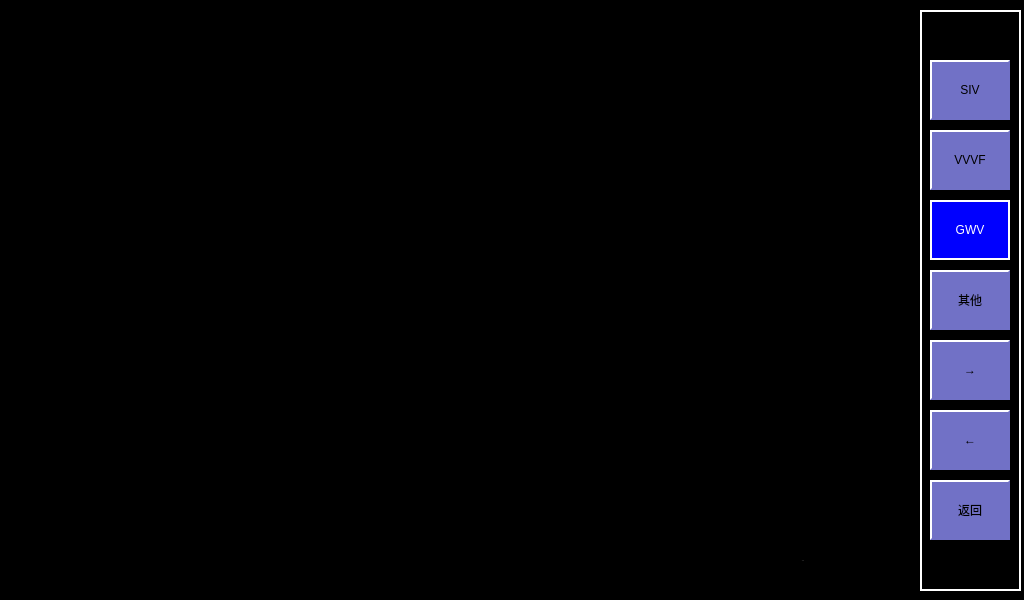
<?xml version="1.0" encoding="UTF-8"?>
<ui version="4.0">
 <class>BcuParameters</class>
 <widget class="QWidget" name="BcuParameters">
  <property name="geometry">
   <rect>
    <x>0</x>
    <y>0</y>
    <width>1024</width>
    <height>600</height>
   </rect>
  </property>
  <property name="windowTitle">
   <string>Form</string>
  </property>
  <property name="styleSheet">
   <string notr="true">QLabel
{
	color: white;
	border: 2px groove, gray;
    border-color: gray;
	font: 18px, &quot;微软雅黑&quot;;
}

QWidget
{
	background-color: black;
}

QPushButton
{
	font: 18px, &quot;微软雅黑&quot;;
    color: black;
	background-color: rgb(113, 113, 198);
	border:2px solid white; 
    border-right-color: rgb(113, 113, 198); 
    border-bottom-color: rgb(113, 113, 198);
}

QPushButton:disabled
{
	font: 18px, &quot;微软雅黑&quot;;
    color: white;
	background-color: rgb(113, 113, 198);
	border:2px solid white; 
    border-right-color: rgb(113, 113, 198); 
    border-bottom-color: rgb(113, 113, 198);
}</string>
  </property>
  <widget class="QPushButton" name="btnDcu">
   <property name="geometry">
    <rect>
     <x>930</x>
     <y>130</y>
     <width>80</width>
     <height>60</height>
    </rect>
   </property>
   <property name="text">
    <string>VVVF</string>
   </property>
  </widget>
  <widget class="QPushButton" name="btnBcu">
   <property name="geometry">
    <rect>
     <x>930</x>
     <y>200</y>
     <width>80</width>
     <height>60</height>
    </rect>
   </property>
   <property name="styleSheet">
    <string notr="true">QPushButton
{
	font: 18px, &quot;微软雅黑&quot;;
    color: white;
	background-color: rgb(0, 0, 255); 
	border:2px solid white; 
	border-left-color: qlineargradient(x1: 0, y1: 0, x2: 1, y2: 0, 
                        stop: 0 gray, stop: 1 black); 			border-top-color: qlineargradient(x1: 0, y1: 0, x2: 0, 										y2: 1, stop: 0 gray, stop: 1 black);
  border-right-color: white; border-bottom-color: white;
}</string>
   </property>
   <property name="text">
    <string>GWV</string>
   </property>
  </widget>
  <widget class="QPushButton" name="btnBack">
   <property name="geometry">
    <rect>
     <x>930</x>
     <y>480</y>
     <width>80</width>
     <height>60</height>
    </rect>
   </property>
   <property name="styleSheet">
    <string notr="true">QPushButton
{
	font: 18px, &quot;微软雅黑&quot;;
    color: black;
	background-color: rgb(113, 113, 198);
	border:2px solid white; 
    border-right-color: rgb(113, 113, 198); 
    border-bottom-color: rgb(113, 113, 198);
}

QPushButton:disabled
{
	font: 18px, &quot;微软雅黑&quot;;
    color: white;
	background-color: rgb(113, 113, 198);
	border:2px solid white; 
    border-right-color: rgb(113, 113, 198); 
    border-bottom-color: rgb(113, 113, 198);
}

QPushButton:pressed
{
	font: 18px, &quot;微软雅黑&quot;;
    color: white;
	background-color: rgb(0, 0, 255); 
	border:2px solid white; 
	border-left-color: qlineargradient(x1: 0, y1: 0, x2: 1, y2: 0, 
                        stop: 0 gray, stop: 1 black); 			border-top-color: qlineargradient(x1: 0, y1: 0, x2: 0, 										y2: 1, stop: 0 gray, stop: 1 black);
  border-right-color: white; border-bottom-color: white;
}</string>
   </property>
   <property name="text">
    <string>返回</string>
   </property>
  </widget>
  <widget class="QPushButton" name="btnOthers">
   <property name="geometry">
    <rect>
     <x>930</x>
     <y>270</y>
     <width>80</width>
     <height>60</height>
    </rect>
   </property>
   <property name="text">
    <string>其他</string>
   </property>
  </widget>
  <widget class="QLabel" name="label_2">
   <property name="geometry">
    <rect>
     <x>920</x>
     <y>10</y>
     <width>101</width>
     <height>581</height>
    </rect>
   </property>
   <property name="font">
    <font>
     <family>,微软雅黑</family>
     <pointsize>-1</pointsize>
     <weight>50</weight>
     <italic>false</italic>
     <bold>false</bold>
    </font>
   </property>
   <property name="layoutDirection">
    <enum>Qt::LeftToRight</enum>
   </property>
   <property name="styleSheet">
    <string notr="true">border: 2px solid white;</string>
   </property>
   <property name="text">
    <string/>
   </property>
   <property name="alignment">
    <set>Qt::AlignCenter</set>
   </property>
  </widget>
  <widget class="QPushButton" name="btnUp">
   <property name="geometry">
    <rect>
     <x>930</x>
     <y>340</y>
     <width>80</width>
     <height>60</height>
    </rect>
   </property>
   <property name="styleSheet">
    <string notr="true">QPushButton
{
	font: 33px, &quot;微软雅黑&quot;;
    color: black;
	background-color: rgb(113, 113, 198);
	border:2px solid white; 
    border-right-color: rgb(113, 113, 198); 
    border-bottom-color: rgb(113, 113, 198);
}

QPushButton:disabled
{
	font: 33px, &quot;微软雅黑&quot;;
    color: white;
	background-color: rgb(113, 113, 198);
	border:2px solid white; 
    border-right-color: rgb(113, 113, 198); 
    border-bottom-color: rgb(113, 113, 198);
}

QPushButton:pressed
{
	font: 33px, &quot;微软雅黑&quot;;
    color: white;
	background-color: rgb(0, 0, 255); 
	border:2px solid white; 
	border-left-color: qlineargradient(x1: 0, y1: 0, x2: 1, y2: 0, 
                        stop: 0 gray, stop: 1 black); 			border-top-color: qlineargradient(x1: 0, y1: 0, x2: 0, 										y2: 1, stop: 0 gray, stop: 1 black);
  border-right-color: white; border-bottom-color: white;
}</string>
   </property>
   <property name="text">
    <string>→</string>
   </property>
  </widget>
  <widget class="QPushButton" name="btnDown">
   <property name="geometry">
    <rect>
     <x>930</x>
     <y>410</y>
     <width>80</width>
     <height>60</height>
    </rect>
   </property>
   <property name="styleSheet">
    <string notr="true">QPushButton
{
	font: 33px, &quot;微软雅黑&quot;;
    color: black;
	background-color: rgb(113, 113, 198);
	border:2px solid white; 
    border-right-color: rgb(113, 113, 198); 
    border-bottom-color: rgb(113, 113, 198);
}

QPushButton:disabled
{
	font: 33px, &quot;微软雅黑&quot;;
    color: white;
	background-color: rgb(113, 113, 198);
	border:2px solid white; 
    border-right-color: rgb(113, 113, 198); 
    border-bottom-color: rgb(113, 113, 198);
}

QPushButton:pressed
{
	font: 33px, &quot;微软雅黑&quot;;
    color: white;
	background-color: rgb(0, 0, 255); 
	border:2px solid white; 
	border-left-color: qlineargradient(x1: 0, y1: 0, x2: 1, y2: 0, 
                        stop: 0 gray, stop: 1 black); 			border-top-color: qlineargradient(x1: 0, y1: 0, x2: 0, 										y2: 1, stop: 0 gray, stop: 1 black);
  border-right-color: white; border-bottom-color: white;
}</string>
   </property>
   <property name="text">
    <string>←</string>
   </property>
  </widget>
  <widget class="QLabel" name="label">
   <property name="geometry">
    <rect>
     <x>770</x>
     <y>540</y>
     <width>66</width>
     <height>41</height>
    </rect>
   </property>
   <property name="font">
    <font>
     <family>,微软雅黑</family>
     <pointsize>-1</pointsize>
     <weight>50</weight>
     <italic>false</italic>
     <bold>false</bold>
    </font>
   </property>
   <property name="layoutDirection">
    <enum>Qt::LeftToRight</enum>
   </property>
   <property name="styleSheet">
    <string notr="true">	border: 0px;</string>
   </property>
   <property name="text">
    <string>1 / 1</string>
   </property>
   <property name="alignment">
    <set>Qt::AlignCenter</set>
   </property>
  </widget>
  <widget class="QPushButton" name="btnSiv">
   <property name="geometry">
    <rect>
     <x>930</x>
     <y>60</y>
     <width>80</width>
     <height>60</height>
    </rect>
   </property>
   <property name="text">
    <string>SIV</string>
   </property>
  </widget>
  <zorder>label_2</zorder>
  <zorder>btnDcu</zorder>
  <zorder>btnBcu</zorder>
  <zorder>btnBack</zorder>
  <zorder>btnOthers</zorder>
  <zorder>btnUp</zorder>
  <zorder>btnDown</zorder>
  <zorder>label</zorder>
  <zorder>btnSiv</zorder>
 </widget>
 <resources/>
 <connections/>
</ui>
